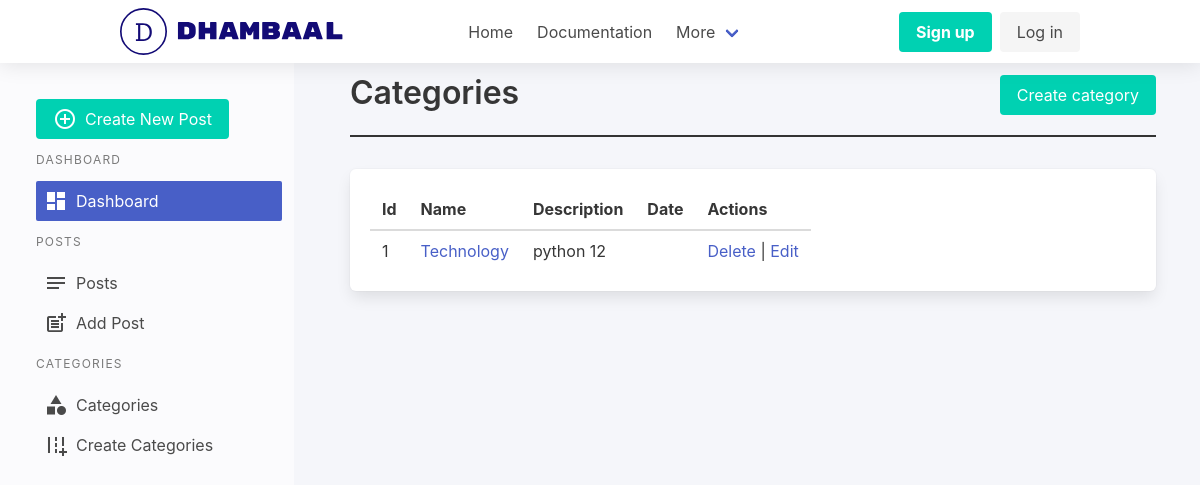
Before: /dashboard/categories/ with the older database file.
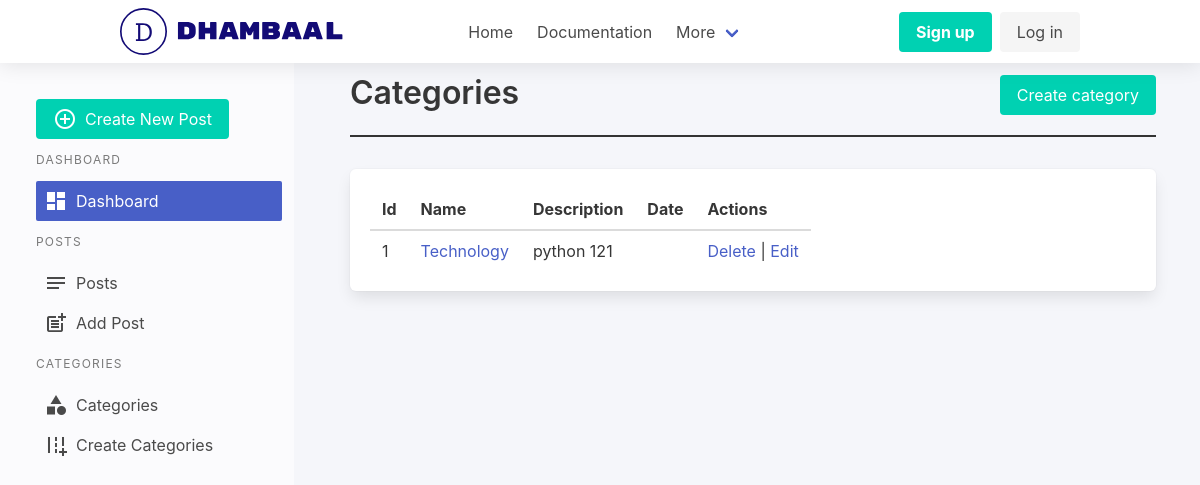
After: the same page with the newer database file.
### dhambaal/dashboard/models/Categories.py (models this page shows, shortened)
class Category(db.Model):
    __tablename__ = 'category'
    id = db.Column(db.Integer, primary_key=True)
    name = db.Column(db.String(120), nullable=False)
    description = db.Column(db.Text)
    create_at = db.Column(db.DateTime, default=datetime.utcnow)
    updated_at = db.Column(db.DateTime, default=datetime.utcnow)

### dhambaal/dashboard/views.py (the view)
@dashboard.route("/categories/")
def categories():
    categories = Category.query.all()
    return render_template("categories/categories.html", categories=categories)

### dhambaal/dashboard/templates/categories/categories.html
{% extends "layout/base.html" %}
 {% block content %}
{%from "macros.html" import section_heading %}
{{section_heading(title="Categories", link="dashboard.create_category", btn_text="Create category")}}
<table class="table box">
  <thead>
    <tr>
      <th>Id</th>
      <th>Name</th>
      <th>Description</th>
      <th>Date</th>
     <th>Actions</th>
    </tr>
  </thead>
  <tbody>
    {%for category in categories%}
    <tr>
    <td>{{category.id}}</td>
      <td><a href="#" >{{category.name}}
      </td>
      <td>{{category.description}}</td>
      <td>{{category.date}}</td>
      <td><a href="{{ url_for('dashboard.delete_category',id=category.id) }}">Delete</a> | <a href="{{ url_for('dashboard.update_category',id=category.id) }}">Edit</a></td>
    </tr>
    {%endfor%}
    </tbody>
    </table>
    {% endblock %}

### dhambaal/dashboard/templates/layout/base.html (shortened to what this page needs)
<!DOCTYPE html>
<html lang="en">
  <head>
    <link
      rel="stylesheet"
      href="https://cdn.jsdelivr.net/npm/bulma@0.9.1/css/bulma.min.css"
    />
    <link
      rel="stylesheet"
      href="{{url_for('static',filename='css/style.css')}}"
    />
  </head>
  <body>
    {% include 'layout/header.html' %}
    <div class="columns">
        <div class="column is-one-quarter dashboard-side">
            {% include 'layout/sidebar.html' %}
        </div>
        <div class="column dashboard-content">
                {%block content%}
                {%endblock content%}
              </div>
    </div>
  </body>
</html>

### dhambaal/dashboard/templates/layout/header.html (shortened to what this page needs)
<nav class="navbar" role="navigation" aria-label="main navigation">
  <div class="container">
    <div class="navbar-brand">
      <a class="navbar-item" href="{{url_for('dashboard.index')}}">
      </a>
    </div>
    <div id="navbarBasicExample" class="navbar-menu">
      <div class="navbar-start">
        <a class="navbar-item">Home </a>
        <a class="navbar-item"> Documentation </a>
        <div class="navbar-item has-dropdown is-hoverable">
          <a class="navbar-link"> More </a>
        </div>
      </div>
      <div class="navbar-end">
        <div class="navbar-item">
          <div class="buttons">
            <a class="button is-primary">
              <strong>Sign up</strong>
            </a>
            <a class="button is-light"> Log in </a>
          </div>
        </div>
      </div>
    </div>
  </div>
</nav>

### dhambaal/dashboard/templates/layout/sidebar.html
<aside class="menu">
    <a class="button is-primary" href="{{url_for('dashboard.create_post')}}">
        <i class="material-icons pr-2">add_circle_outline</i>Create New Post
    </a>
    <p class="menu-label">Dashboard</p>
    <ul class="menu-list">
        <li>
            <a href="{{url_for('dashboard.index')}}" class="is-active">
                <span class="icon-text">
                    <span class="icon">
                        <i class="material-icons small pr-2">dashboard</i>
                    </span>
                    <span>Dashboard</span>
                  </span>
                </a></li>
    </ul>
    <p class="menu-label">Posts</p>
    <ul class="menu-list">
        <li>
            <a  href="{{url_for('dashboard.posts')}}">
                <span class="icon-text">
                    <span class="icon">
                        <i class="material-icons small pr-2">notes</i>
                    </span>
                    <span>Posts</span>
                  </span>
                </a></li>
    </ul>
    <ul class="menu-list">
        <li>
            <a href="{{url_for('dashboard.create_post')}}">
                <span class="icon-text">
                    <span class="icon">
                        <i class="material-icons small pr-2">post_add</i>
                    </span>
                    <span>Add Post</span>
                  </span>
                </a></li>
    </ul>
    <p class="menu-label">Categories</p>
    <ul class="menu-list">
        <li>
            <a href="{{url_for('dashboard.categories')}}">
                <span class="icon-text">
                    <span class="icon">
                        <i class="material-icons small pr-2">category</i>
                    </span>
                    <span>Categories</span>
                  </span>
                </a></li>
    </ul>
    <ul class="menu-list">
        <li>
            <a href="{{url_for('dashboard.create_category')}}">
                <span class="icon-text">
                    <span class="icon">
                        <i class="material-icons small pr-2">add_road</i>
                    </span>
                    <span>Create Categories</span>
                  </span>
                </a></li>
    </ul>
</aside>

### dhambaal/dashboard/templates/macros.html (shortened to what this page needs)
{% macro section_heading(title=None,link=None,btn_text=None) %}
<div class="section-heading">
  <h1 class="title is-3">{{title}}</h1>
  <a class="button is-primary" href="{{url_for(link)}}">{{btn_text}}</a>
</div>
{% endmacro %}

### dhambaal/static/css/style.css (style rules this page uses)
.container { width: 90%; }
.navbar { box-shadow: 0 2px 20px rgba(0, 0, 0, 0.1); }
.navbar-brand { margin-right: 100px; }
.dashboard-side { background-color: #FBFBFD; padding-left: 3rem; padding-top: 3rem; }
.dashboard-content { background:#F5F6FA; padding:1.5rem 3.5rem; height: 100vh; margin:auto; }
.section-heading { display:flex; border-bottom: 2px solid #333; margin-bottom: 2rem; justify-content:space-between ; }
.icon-text { display: flex; align-items: center; }

Changed rows visible on the page:
changed Category "Technology": description "python 12" → "python 121"
